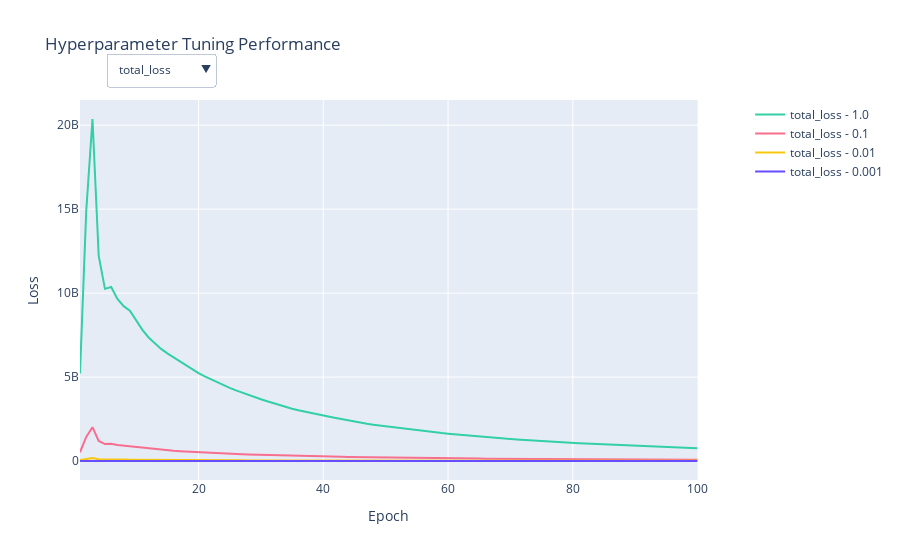

Notebook cell for this chart:
### Code cell
# Define four distinct aesthetic colors
colors = ['#33CFA5',  # aesthetic teal
          '#F76F8E',  # aesthetic pink
          '#F9C80E',  # aesthetic yellow
          '#664DFF']  # aesthetic purple

# Create a figure with secondary_y (true/false) depending on if you want dual axis plots or not
fig = make_subplots(specs=[[{"secondary_y": True}]])

# Add traces for each location and variable
variables = ['total_loss', 'style_loss', 'content_loss']
weights = hyper_df['style_weight'].unique()

# Initialize the traces dictionary
traces = {variable: [] for variable in variables}

for i, weight in enumerate(weights):
    for j, variable in enumerate(variables):
        traces[variable].append(
            go.Scatter(
                x=hyper_df[hyper_df['style_weight'] == weight]['epoch'],
                y=hyper_df[hyper_df['style_weight'] == weight][variable],
                name=f'{variable} - {weight}',
                visible=(variable == 'total_loss'),  # Only the default variable is visible
                line=dict(color=colors[i % len(colors)])  # Apply the color
            )
        )

# Add traces to the figure
for variable, trace_list in traces.items():
    for trace in trace_list:
        fig.add_trace(trace)

# Create a dropdown menu to select variables
buttons = []
for variable in variables:
    buttons.append(
        dict(
            method='update',
            label=variable,
            args=[{'visible': [variable in trace.name for trace in fig.data]}]  # Toggle visibility
        )
    )

# Update layout with dropdown positioned below the title
fig.update_layout(
    updatemenus=[
        dict(
            buttons=buttons,
            direction='down',
            pad={'r': 10, 't': 10},
            showactive=True,
            x=0.04,
            xanchor='left',
            y=1.15,
            yanchor='top'
        ),
    ],
    title='Hyperparameter Tuning Performance'
)

# Set x-axis title
fig.update_xaxes(title_text='Epoch')

# Set y-axes titles
fig.update_yaxes(title_text='Loss', secondary_y=False)

# Show figure
fig.show()
